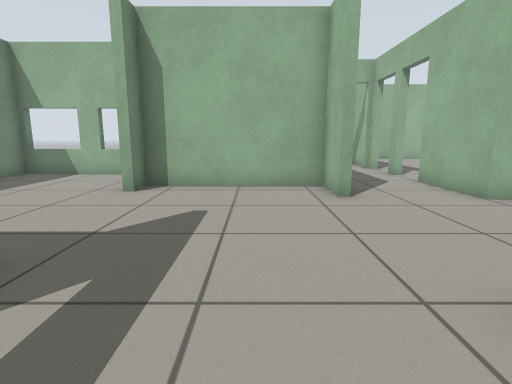
view 1 (above)

22 first-person views from a walk through a world built for the Gazebo simulator. The camera is 0.72 m above the floor, tilts 10° down and sees 80° across. The floor is counted in squares, 0.5 m on a side. Each view is taken from the middle of a square. On the plan, view 1 faces up. The plan holds only what a view shows up to about 14 squares ahead; the rest is blank.

view 2
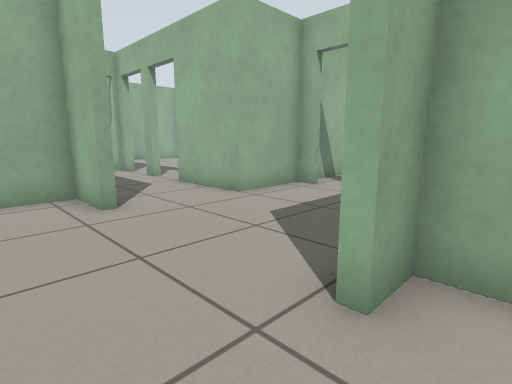

view 3
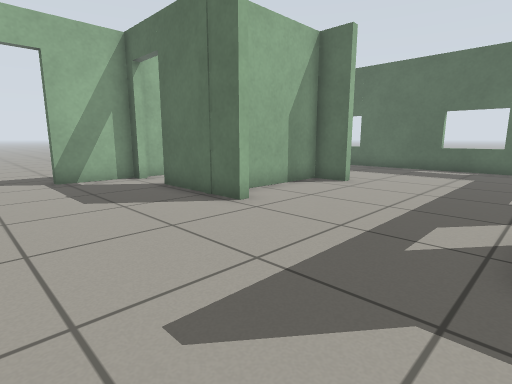

view 4
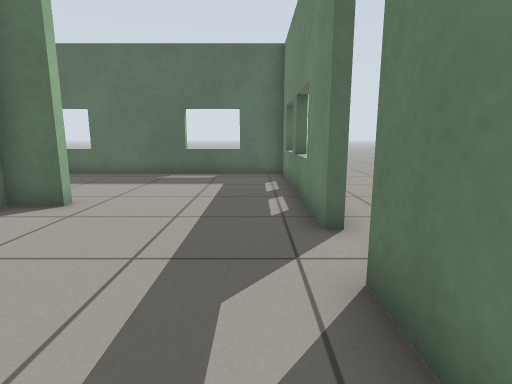

view 5
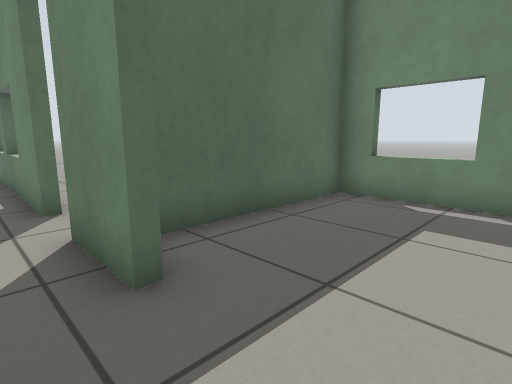

view 6
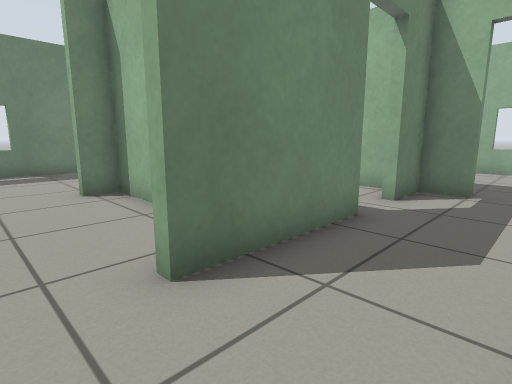

view 7
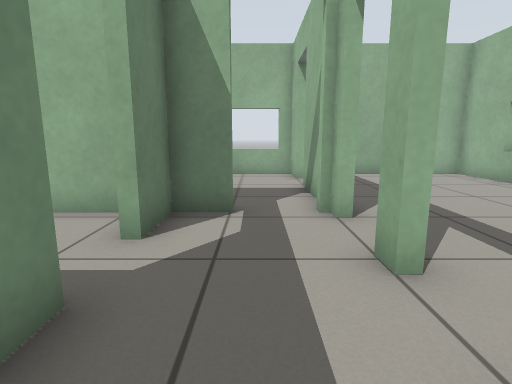

view 8
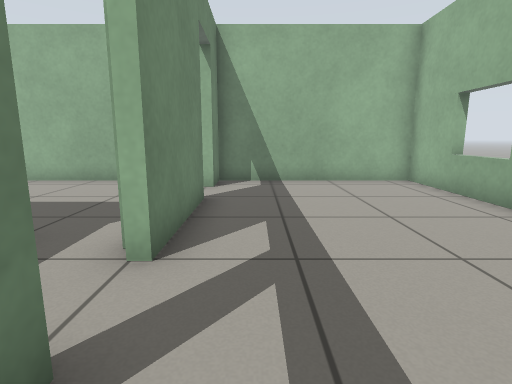

view 9
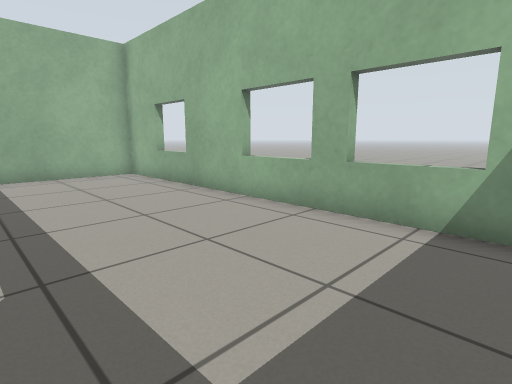

view 10
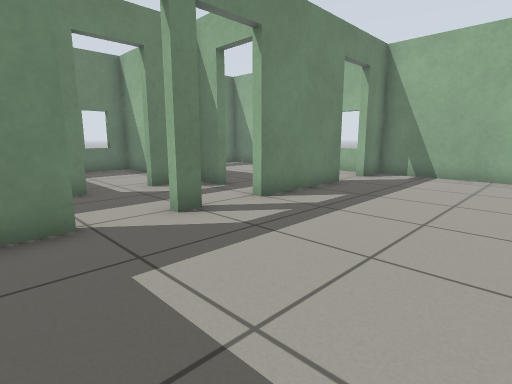

view 11
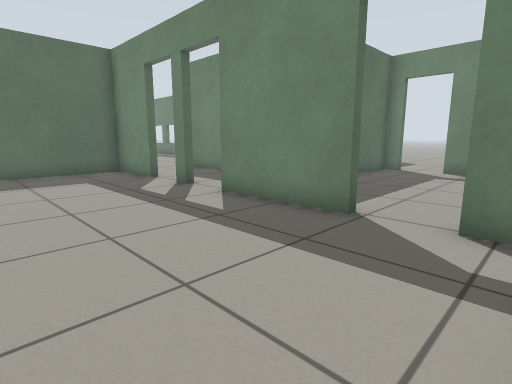

view 12
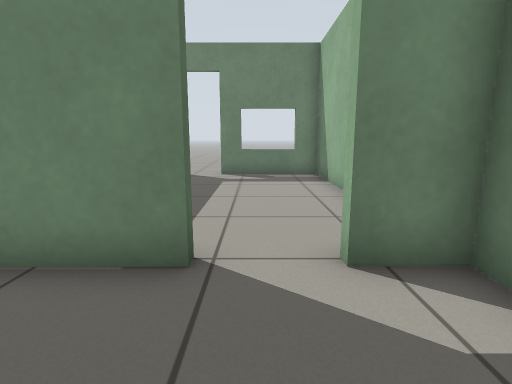

view 13
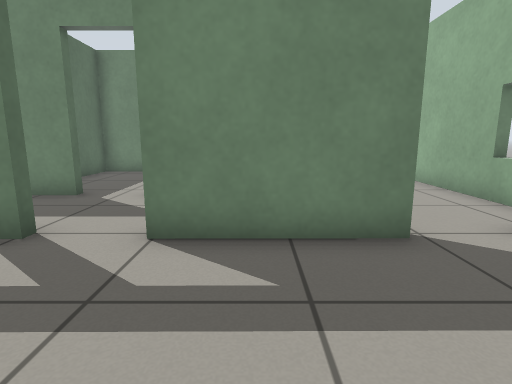

view 14
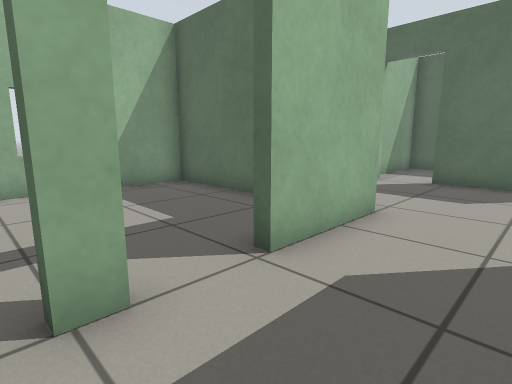

view 15
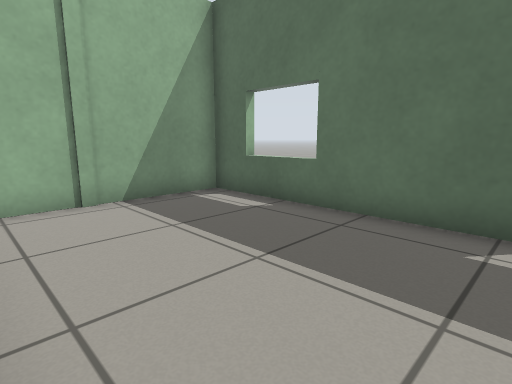

view 16
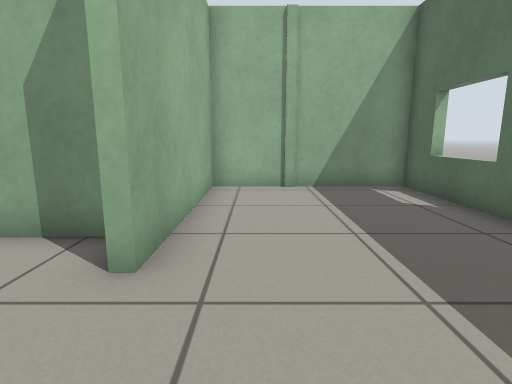

view 17
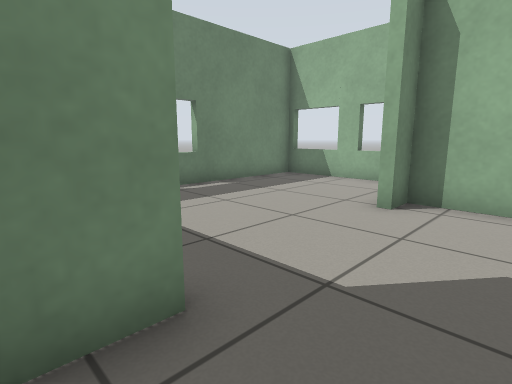

view 18
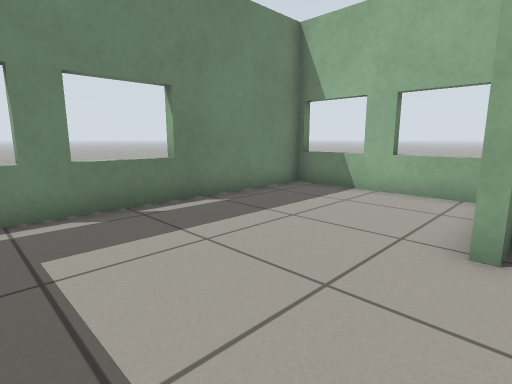

view 19
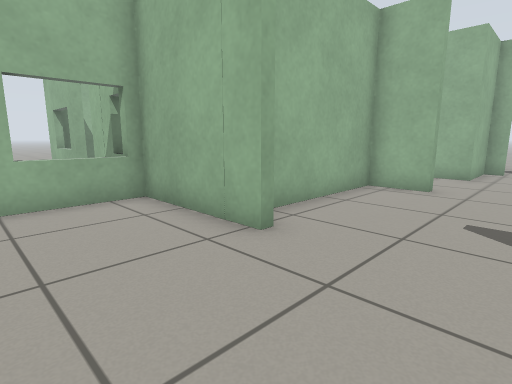

view 20
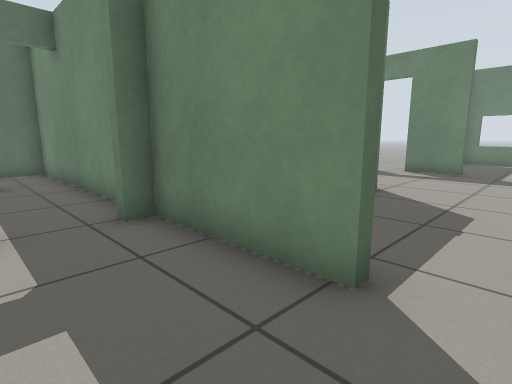

view 21
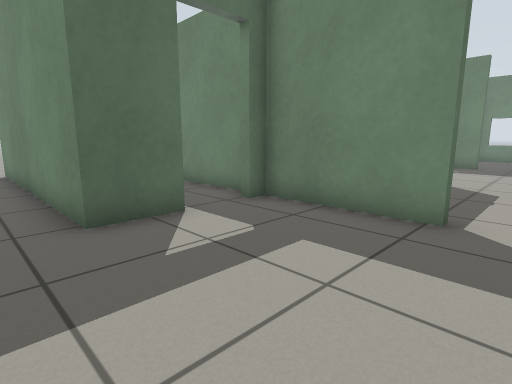

view 22
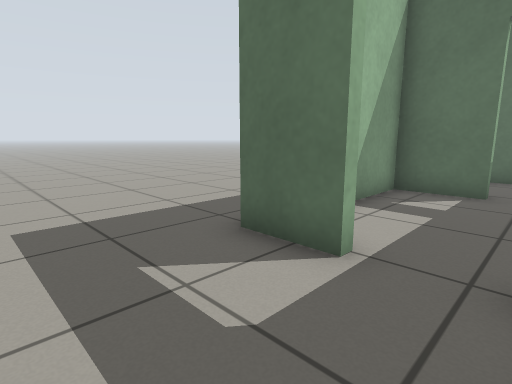

### Floor plan
Ten units are one square. View 1 is at (0, 0); x grows to the right and y downward. Boxes are objects, and circles mark ways between rooms. Rooms are numbered by the first view taken in them; rooms with no view inside come last. Other rooms are left out.
<svg viewBox="-98 -219 233 311">
<path fill="none" stroke="#000" d="M20 24 33 24 33 -20 23 -20 23 -23 59 -23M21 -74 21 -91 -33 -91 -33 -82M-35 -33 -31 -33 -31 -11M-31 7 -31 84 81 84 81 27 20 27M81 -23 81 -47M81 -71 55 -71 55 -103M23 -115 23 -74M55 -119 55 -127M55 -143 55 -149M35 -148 23 -148 23 -131M58 -127 58 -120M57 -183 58 -143M58 -103 58 -75 122 -75 123 -214 57 -214 57 -200M-33 -82 -36 -82 -36 -123 -93 -123 -93 -19 -40 -19M110 -71 93 -71M84 -47 84 -8 90 -8M108 -8 126 -8 126 87M54 -199 54 -214 -33 -214 -33 -176M-33 -158 -33 -151 -8 -151M55 -157 54 -183M84 1 84 50M102 49 122 49 122 25M-33 -111 -33 -94 -14 -94M15 -148 -33 -148 -33 -130"/>
<circle cx="60" cy="-125" r="3" fill="#2a7"/>
<circle cx="-30" cy="-60" r="3" fill="#2a7"/>
<circle cx="80" cy="-55" r="3" fill="#2a7"/>
<circle cx="45" cy="-150" r="3" fill="#2a7"/>
<circle cx="20" cy="-125" r="3" fill="#2a7"/>
<circle cx="57" cy="-193" r="3" fill="#2a7"/>
<circle cx="95" cy="-10" r="3" fill="#2a7"/>
<text x="20" y="-20">1</text>
<text x="90" y="-150">2</text>
<text x="-60" y="-80">3</text>
<text x="130" y="-60">4</text>
<text x="10" y="-180">5</text>
<text x="100" y="20">6</text>
<text x="-10" y="-120">7</text>
</svg>
Room 1 opens to room 2. Room 1 opens to room 3. Room 1 opens to room 4. Room 1 opens to room 5. Room 1 opens to room 7. Room 2 opens to room 5. Room 4 opens to room 6.

Where each view was taken, in squares from view 1:
view 1: 0 up, 0 right, facing up
view 2: 1 up, 0 right, facing up-right
view 3: 7 up, 3 left, facing down-right
view 4: 4 up, 2 left, facing down
view 5: 6 up, 2 left, facing down-left
view 6: 6 up, 5 right, facing up-left
view 7: 9 up, 4 right, facing up
view 8: 11 up, 7 right, facing up
view 9: 9 up, 7 right, facing up-right
view 10: 9 up, 11 right, facing up-left
view 11: 21 up, 11 right, facing down-left
view 12: 19 up, 9 right, facing left
view 13: 16 up, 10 right, facing left
view 14: 13 up, 3 right, facing down-right
view 15: 3 down, 1 right, facing down-right
view 16: 4 down, 1 left, facing right
view 17: 2 up, 1 left, facing up-left
view 18: 4 up, 3 left, facing up-left
view 19: 5 up, 7 left, facing up-right
view 20: 6 up, 11 right, facing down-left
view 21: 6 up, 14 right, facing down-left
view 22: 4 up, 9 right, facing down-right
